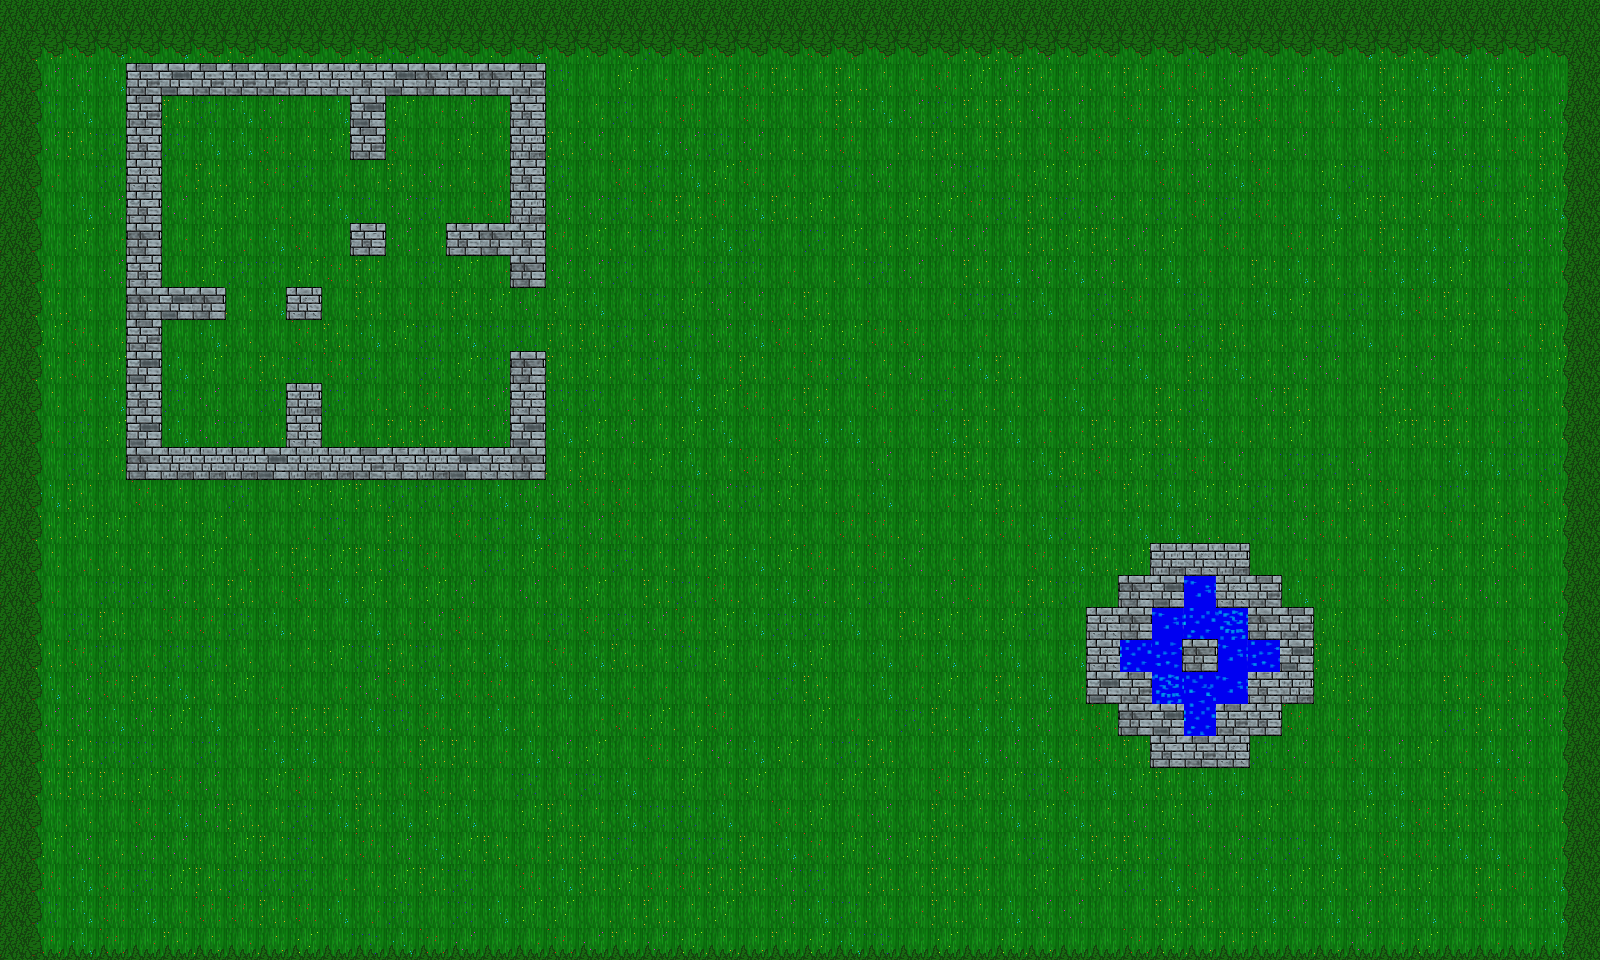

This game map was drawn from its Tiled (.tmx) file and the tilesets committed beside it. A one-line description and the trimmed map source follow:
An orthogonal 50x30 tile map with 32x32 px tiles, 4 tile layers (Ground, Walls, Overlay0, Overlay1) and 37 objects (27x wall, 5x mob, player, health_potion_01, fire_blast_01, ...).

<map version="1.4" tiledversion="1.4.1" orientation="orthogonal" renderorder="right-down" width="50" height="30" tilewidth="32" tileheight="32" infinite="0" nextlayerid="10" nextobjectid="58">
 <tileset firstgid="1" source="ShardsOfCreation.tsx" />
 <layer id="6" name="Ground" width="50" height="30">
  <data>[1500 cells, 1500 non-empty, 9 distinct tile ids]</data>
 </layer>
 <layer id="7" name="Walls" width="50" height="30">
  <data>[1500 cells, 93 non-empty, 11 distinct tile ids]</data>
 </layer>
 <layer id="8" name="Overlay0" width="50" height="30">
  <data>[1500 cells, 334 non-empty, 10 distinct tile ids]</data>
 </layer>
 <layer id="9" name="Overlay1" width="50" height="30">
  <data>[1500 cells, 59 non-empty, 8 distinct tile ids]</data>
 </layer>
 <objectgroup id="5" name="Obstacles">
  <object id="3" name="wall" x="128" y="64" width="416" height="32" />
  <object id="6" name="player" x="800" y="256" width="32" height="32" />
  <object id="7" name="wall" x="128" y="96" width="32" height="384" />
  <object id="8" name="wall" x="160" y="448" width="384" height="32" />
  <object id="9" name="wall" x="288" y="384" width="32" height="64" />
  <object id="10" name="wall" x="352" y="96" width="32" height="64" />
  <object id="11" name="wall" x="288" y="288" width="32" height="32" />
  <object id="12" name="wall" x="352" y="224" width="32" height="32" />
  <object id="13" name="wall" x="160" y="288" width="64" height="32" />
  <object id="14" name="wall" x="448" y="224" width="64" height="32" />
  <object id="17" name="wall" x="512" y="96" width="32" height="192" />
  <object id="18" name="wall" x="512" y="352" width="32" height="96" />
  <object id="30" name="mob" x="160" y="704" width="32" height="32" />
  <object id="31" name="mob" x="288" y="704" width="32" height="32" />
  <object id="32" name="mob" x="224" y="800" width="32" height="32" />
  <object id="33" name="mob" x="384" y="896" width="32" height="32" />
  <object id="34" name="mob" x="320" y="768" width="32" height="32" />
  <object id="35" name="wall" x="0" y="0" width="1600" height="8" />
  <object id="36" name="wall" x="0" y="952" width="1600" height="8" />
  <object id="37" name="wall" x="1592" y="8" width="8" height="944" />
  <object id="38" name="wall" x="0" y="8" width="8" height="944" />
  <object id="39" name="health_potion_01" x="960" y="160" width="32" height="32" />
  <object id="40" name="fire_blast_01" x="160" y="96" width="32" height="32" />
  <object id="41" name="npc" type="Zuan" x="256" y="192" width="32" height="32" />
  <object id="42" name="wall" x="1152" y="544" width="96" height="32" />
  <object id="43" name="wall" x="1152" y="736" width="96" height="32" />
  <object id="44" name="wall" x="1216" y="576" width="64" height="32" />
  <object id="45" name="wall" x="1120" y="576" width="64" height="32" />
  <object id="46" name="wall" x="1248" y="608" width="64" height="32" />
  <object id="47" name="wall" x="1088" y="608" width="64" height="32" />
  <object id="48" name="wall" x="1088" y="672" width="64" height="32" />
  <object id="49" name="wall" x="1248" y="672" width="64" height="32" />
  <object id="50" name="wall" x="1216" y="704" width="64" height="32" />
  <object id="51" name="wall" x="1120" y="704" width="64" height="32" />
  <object id="53" name="wall" x="1280" y="640" width="32" height="32" />
  <object id="54" name="wall" x="1088" y="640" width="32" height="32" />
  <object id="56" name="health_potion_02" x="1504" y="896" width="32" height="32" />
 </objectgroup>
</map>
